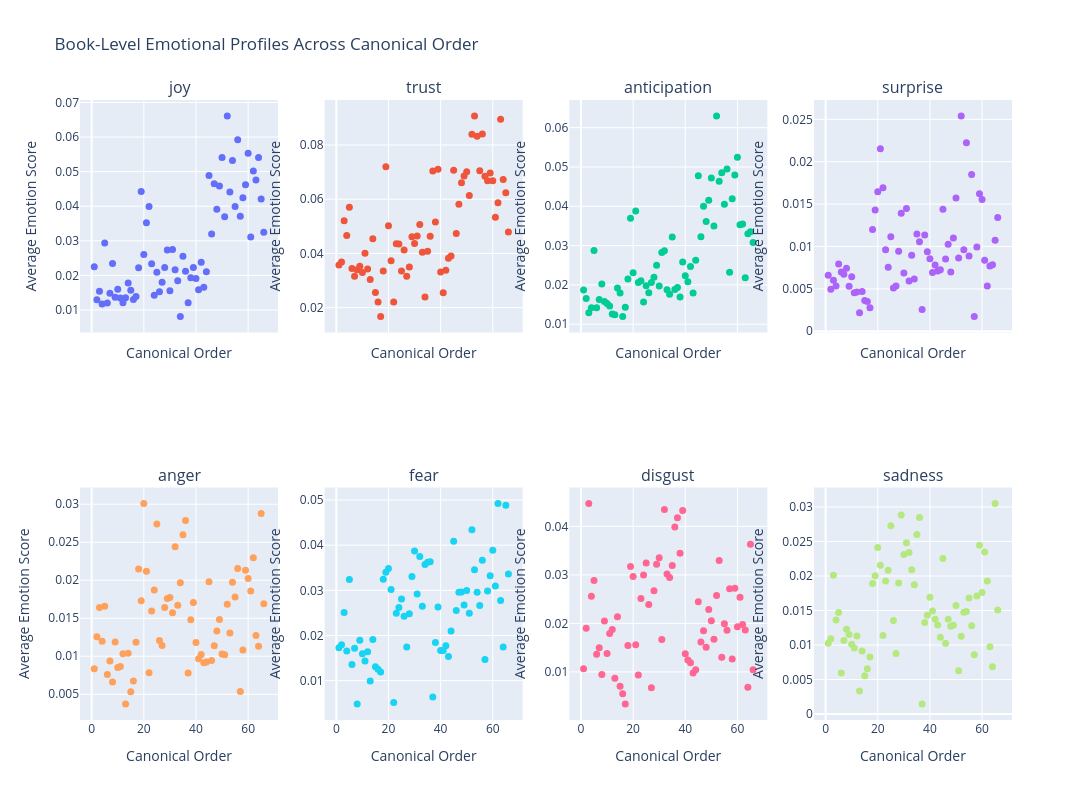

Here is the notebook cell this chart was saved with:
### Markdown cell above
Across canonical order, the strongest and most structurally meaningful pattern appears in joy. While the correlation is strongly positive, the visual pattern is not simply a smooth increase from beginning to end. Instead, the Old Testament books cluster at relatively low joy levels, and the Gospels and Acts remain close to that same range. The major shift occurs after Acts, where the remainder of the New Testament shows a clear upward jump in average joy. In other words, the emotional break is not between the Old and New Testaments as a whole, but between the narrative material of the Gospels and Acts and the later epistolary material. The rest of the New Testament sustains noticeably higher joy levels, forming a distinct upper cluster in the plot. This clustering structure explains the high correlation value: the relationship is driven by a structural step change rather than gradual drift.

Anticipation and trust follow a similar though slightly smoother pattern. Both emotions show strong positive correlations with canonical order, indicating that later books tend to carry higher levels of these forward-looking and affirmational tones. However, unlike joy, the increase appears more gradual across canonical progression, with less sharply defined clustering. The New Testament still trends higher overall, but the separation is less step-like and more continuous.

Fear also increases across canonical order, though more moderately. This suggests that later books are not simply more positive in tone, but may exhibit greater emotional intensity overall. The rise in fear in later canonical material likely reflects apocalyptic and eschatological themes, which intensify emotional language even while positive emotions increase.

Anger, sadness, and disgust do not show strong structural trends. Their correlations are weak or non-significant, and their plots appear more dispersed without clear clustering by canonical division. This indicates that not all emotional dimensions track canonical order in the same way. The strongest canonical structuring occurs in positive affect, especially joy, where the primary interpretive insight is the post-Acts jump into a distinctly higher emotional register in the later New Testament.

### Code cell
import os

graph_path = "/Users/nicholasthornton/Downloads/DS 5001/DS-5001-Bible-Analysis-Final-Project/graphs"

save_file = os.path.join(
    graph_path,
    "25_riff_2_book_level_emotional_profiles.html"
)

fig.write_html(save_file)

fig.show()

print("Saved to:", save_file)

### Figure 1 — Plotly figure (JSON) as saved in the notebook; plotly's stock layout.template omitted (floating-point values rounded to 4 significant figures)
{"data": [{"hovertemplate": "Book: %{text}<br>Joy: %{y:.4f}<extra></extra>", "marker": {"size": 7}, "mode": "markers", "text": ["Genesis", "Exodus", "Leviticus", "Numbers", "Deuteronomy", "Joshua", "Judges", "Ruth", "1 Samuel", "2 Samuel", "1 Kings", "2 Kings", "1 Chronicles", "2 Chronicles", "Ezra", "Nehemiah", "Esther", "Job", "Psalms", "Proverbs", "Ecclesiastes", "Song of Solomon", "Isaiah", "Jeremiah", "Lamentations", "Ezekiel", "Daniel", "Hosea", "Joel", "Amos", "Obadiah", "Jonah", "Micah", "Nahum", "Habakkuk", "Zephaniah", "Haggai", "Zechariah", "Malachi", "Matthew", "Mark", "Luke", "John", "Acts", "Romans", "1 Corinthians", "2 Corinthians", "Galatians", "Ephesians", "Philippians", "Colossians", "1 Thessalonians", "2 Thessalonians", "1 Timothy", "2 Timothy", "Titus", "Philemon", "Hebrews", "James", "1 Peter", "2 Peter", "1 John", "2 John", "3 John", "Jude", "Revelation"], "type": "scatter", "x": [1, 2, 3, 4, 5, 6, 7, 8, 9, 10, 11, 12, 13, 14, 15, 16, 17, 18, 19, 20, 21, 22, 23, 24, 25, 26, 27, 28, 29, 30, 31, 32, 33, 34, 35, 36, 37, 38, 39, 40, 41, 42, 43, 44, 45, 46, 47, 48, 49, 50, 51, 52, 53, 54, 55, 56, 57, 58, 59, 60, 61, 62, 63, 64, 65, 66], "xaxis": "x", "y": [0.02253, 0.01299, 0.0154, 0.01174, 0.0294, 0.01205, 0.01483, 0.02346, 0.01371, 0.01597, 0.01343, 0.01209, 0.01353, 0.01778, 0.01571, 0.01303, 0.01393, 0.0222, 0.04427, 0.02602, 0.03522, 0.03993, 0.02335, 0.01429, 0.02094, 0.01524, 0.01799, 0.0223, 0.02738, 0.01556, 0.02748, 0.0216, 0.01843, 0.008116, 0.02554, 0.02118, 0.01206, 0.01934, 0.0223, 0.01912, 0.01585, 0.02379, 0.01658, 0.02103, 0.04885, 0.03195, 0.04653, 0.03916, 0.04582, 0.0541, 0.03693, 0.06608, 0.04415, 0.05321, 0.03991, 0.05921, 0.03711, 0.04246, 0.0462, 0.05534, 0.03111, 0.05018, 0.04758, 0.05406, 0.04212, 0.03248], "yaxis": "y"}, {"hovertemplate": "Book: %{text}<br>Trust: %{y:.4f}<extra></extra>", "marker": {"size": 7}, "mode": "markers", "text": ["Genesis", "Exodus", "Leviticus", "Numbers", "Deuteronomy", "Joshua", "Judges", "Ruth", "1 Samuel", "2 Samuel", "1 Kings", "2 Kings", "1 Chronicles", "2 Chronicles", "Ezra", "Nehemiah", "Esther", "Job", "Psalms", "Proverbs", "Ecclesiastes", "Song of Solomon", "Isaiah", "Jeremiah", "Lamentations", "Ezekiel", "Daniel", "Hosea", "Joel", "Amos", "Obadiah", "Jonah", "Micah", "Nahum", "Habakkuk", "Zephaniah", "Haggai", "Zechariah", "Malachi", "Matthew", "Mark", "Luke", "John", "Acts", "Romans", "1 Corinthians", "2 Corinthians", "Galatians", "Ephesians", "Philippians", "Colossians", "1 Thessalonians", "2 Thessalonians", "1 Timothy", "2 Timothy", "Titus", "Philemon", "Hebrews", "James", "1 Peter", "2 Peter", "1 John", "2 John", "3 John", "Jude", "Revelation"], "type": "scatter", "x": [1, 2, 3, 4, 5, 6, 7, 8, 9, 10, 11, 12, 13, 14, 15, 16, 17, 18, 19, 20, 21, 22, 23, 24, 25, 26, 27, 28, 29, 30, 31, 32, 33, 34, 35, 36, 37, 38, 39, 40, 41, 42, 43, 44, 45, 46, 47, 48, 49, 50, 51, 52, 53, 54, 55, 56, 57, 58, 59, 60, 61, 62, 63, 64, 65, 66], "xaxis": "x2", "y": [0.03577, 0.03685, 0.0521, 0.04661, 0.05706, 0.03446, 0.03161, 0.03395, 0.03527, 0.03293, 0.04008, 0.03424, 0.03043, 0.04541, 0.02559, 0.02205, 0.01674, 0.03349, 0.07198, 0.0502, 0.03729, 0.02207, 0.04359, 0.04348, 0.03356, 0.04125, 0.03162, 0.03503, 0.04614, 0.04366, 0.04642, 0.05072, 0.04047, 0.02393, 0.04078, 0.04631, 0.07047, 0.05157, 0.07105, 0.0332, 0.02552, 0.03378, 0.0382, 0.03903, 0.07069, 0.04737, 0.05811, 0.06608, 0.06861, 0.07016, 0.06136, 0.084, 0.09071, 0.08328, 0.07052, 0.08406, 0.06846, 0.06686, 0.06967, 0.06681, 0.05336, 0.05868, 0.08948, 0.0673, 0.0624, 0.04792], "yaxis": "y2"}, {"hovertemplate": "Book: %{text}<br>Anticipation: %{y:.4f}<extra></extra>", "marker": {"size": 7}, "mode": "markers", "text": ["Genesis", "Exodus", "Leviticus", "Numbers", "Deuteronomy", "Joshua", "Judges", "Ruth", "1 Samuel", "2 Samuel", "1 Kings", "2 Kings", "1 Chronicles", "2 Chronicles", "Ezra", "Nehemiah", "Esther", "Job", "Psalms", "Proverbs", "Ecclesiastes", "Song of Solomon", "Isaiah", "Jeremiah", "Lamentations", "Ezekiel", "Daniel", "Hosea", "Joel", "Amos", "Obadiah", "Jonah", "Micah", "Nahum", "Habakkuk", "Zephaniah", "Haggai", "Zechariah", "Malachi", "Matthew", "Mark", "Luke", "John", "Acts", "Romans", "1 Corinthians", "2 Corinthians", "Galatians", "Ephesians", "Philippians", "Colossians", "1 Thessalonians", "2 Thessalonians", "1 Timothy", "2 Timothy", "Titus", "Philemon", "Hebrews", "James", "1 Peter", "2 Peter", "1 John", "2 John", "3 John", "Jude", "Revelation"], "type": "scatter", "x": [1, 2, 3, 4, 5, 6, 7, 8, 9, 10, 11, 12, 13, 14, 15, 16, 17, 18, 19, 20, 21, 22, 23, 24, 25, 26, 27, 28, 29, 30, 31, 32, 33, 34, 35, 36, 37, 38, 39, 40, 41, 42, 43, 44, 45, 46, 47, 48, 49, 50, 51, 52, 53, 54, 55, 56, 57, 58, 59, 60, 61, 62, 63, 64, 65, 66], "xaxis": "x3", "y": [0.01871, 0.01654, 0.0129, 0.01421, 0.02876, 0.01415, 0.0163, 0.02025, 0.01579, 0.01528, 0.01465, 0.0126, 0.01242, 0.01922, 0.01793, 0.01196, 0.0143, 0.0215, 0.03694, 0.02306, 0.03878, 0.0206, 0.02105, 0.01566, 0.01979, 0.01798, 0.02061, 0.02196, 0.02501, 0.01971, 0.02826, 0.02867, 0.01873, 0.01764, 0.03217, 0.01885, 0.01931, 0.01689, 0.02584, 0.02234, 0.02079, 0.02466, 0.01792, 0.02627, 0.04775, 0.03226, 0.03999, 0.0361, 0.04153, 0.04721, 0.03499, 0.06297, 0.04636, 0.04852, 0.04051, 0.04951, 0.02321, 0.04195, 0.04793, 0.05246, 0.03527, 0.03549, 0.02183, 0.03302, 0.0335, 0.03076], "yaxis": "y3"}, {"hovertemplate": "Book: %{text}<br>Surprise: %{y:.4f}<extra></extra>", "marker": {"size": 7}, "mode": "markers", "text": ["Genesis", "Exodus", "Leviticus", "Numbers", "Deuteronomy", "Joshua", "Judges", "Ruth", "1 Samuel", "2 Samuel", "1 Kings", "2 Kings", "1 Chronicles", "2 Chronicles", "Ezra", "Nehemiah", "Esther", "Job", "Psalms", "Proverbs", "Ecclesiastes", "Song of Solomon", "Isaiah", "Jeremiah", "Lamentations", "Ezekiel", "Daniel", "Hosea", "Joel", "Amos", "Obadiah", "Jonah", "Micah", "Nahum", "Habakkuk", "Zephaniah", "Haggai", "Zechariah", "Malachi", "Matthew", "Mark", "Luke", "John", "Acts", "Romans", "1 Corinthians", "2 Corinthians", "Galatians", "Ephesians", "Philippians", "Colossians", "1 Thessalonians", "2 Thessalonians", "1 Timothy", "2 Timothy", "Titus", "Philemon", "Hebrews", "James", "1 Peter", "2 Peter", "1 John", "2 John", "3 John", "Jude", "Revelation"], "type": "scatter", "x": [1, 2, 3, 4, 5, 6, 7, 8, 9, 10, 11, 12, 13, 14, 15, 16, 17, 18, 19, 20, 21, 22, 23, 24, 25, 26, 27, 28, 29, 30, 31, 32, 33, 34, 35, 36, 37, 38, 39, 40, 41, 42, 43, 44, 45, 46, 47, 48, 49, 50, 51, 52, 53, 54, 55, 56, 57, 58, 59, 60, 61, 62, 63, 64, 65, 66], "xaxis": "x4", "y": [0.006596, 0.004941, 0.006017, 0.005332, 0.007938, 0.006986, 0.006738, 0.007426, 0.005296, 0.006427, 0.004538, 0.004615, 0.002172, 0.004675, 0.003635, 0.003502, 0.00277, 0.01201, 0.01431, 0.01645, 0.02153, 0.01693, 0.009599, 0.007549, 0.01115, 0.005116, 0.005329, 0.00943, 0.01391, 0.006863, 0.01448, 0.005942, 0.008976, 0.006167, 0.01146, 0.01056, 0.00256, 0.01134, 0.009385, 0.008544, 0.006929, 0.0078, 0.007111, 0.007248, 0.0144, 0.00852, 0.01026, 0.006999, 0.01101, 0.01571, 0.008642, 0.02539, 0.009618, 0.02224, 0.008876, 0.01848, 0.001739, 0.009939, 0.01623, 0.01553, 0.008368, 0.005351, 0.007692, 0.007849, 0.01074, 0.0134], "yaxis": "y4"}, {"hovertemplate": "Book: %{text}<br>Anger: %{y:.4f}<extra></extra>", "marker": {"size": 7}, "mode": "markers", "text": ["Genesis", "Exodus", "Leviticus", "Numbers", "Deuteronomy", "Joshua", "Judges", "Ruth", "1 Samuel", "2 Samuel", "1 Kings", "2 Kings", "1 Chronicles", "2 Chronicles", "Ezra", "Nehemiah", "Esther", "Job", "Psalms", "Proverbs", "Ecclesiastes", "Song of Solomon", "Isaiah", "Jeremiah", "Lamentations", "Ezekiel", "Daniel", "Hosea", "Joel", "Amos", "Obadiah", "Jonah", "Micah", "Nahum", "Habakkuk", "Zephaniah", "Haggai", "Zechariah", "Malachi", "Matthew", "Mark", "Luke", "John", "Acts", "Romans", "1 Corinthians", "2 Corinthians", "Galatians", "Ephesians", "Philippians", "Colossians", "1 Thessalonians", "2 Thessalonians", "1 Timothy", "2 Timothy", "Titus", "Philemon", "Hebrews", "James", "1 Peter", "2 Peter", "1 John", "2 John", "3 John", "Jude", "Revelation"], "type": "scatter", "x": [1, 2, 3, 4, 5, 6, 7, 8, 9, 10, 11, 12, 13, 14, 15, 16, 17, 18, 19, 20, 21, 22, 23, 24, 25, 26, 27, 28, 29, 30, 31, 32, 33, 34, 35, 36, 37, 38, 39, 40, 41, 42, 43, 44, 45, 46, 47, 48, 49, 50, 51, 52, 53, 54, 55, 56, 57, 58, 59, 60, 61, 62, 63, 64, 65, 66], "xaxis": "x5", "y": [0.008352, 0.01256, 0.0164, 0.01199, 0.01657, 0.007611, 0.009394, 0.006611, 0.01189, 0.008509, 0.008659, 0.01034, 0.003722, 0.01039, 0.005336, 0.006761, 0.01184, 0.02148, 0.01732, 0.0301, 0.02118, 0.007819, 0.01596, 0.01873, 0.02741, 0.01207, 0.01142, 0.01642, 0.01762, 0.01772, 0.01573, 0.02442, 0.01672, 0.01966, 0.026, 0.02786, 0.007816, 0.0148, 0.01707, 0.01182, 0.009691, 0.01024, 0.009143, 0.009262, 0.01981, 0.009437, 0.01138, 0.01331, 0.01483, 0.01029, 0.01019, 0.01684, 0.01305, 0.01972, 0.0178, 0.02153, 0.005353, 0.01083, 0.02131, 0.02023, 0.0186, 0.02295, 0.01272, 0.01133, 0.02879, 0.01691], "yaxis": "y5"}, {"hovertemplate": "Book: %{text}<br>Fear: %{y:.4f}<extra></extra>", "marker": {"size": 7}, "mode": "markers", "text": ["Genesis", "Exodus", "Leviticus", "Numbers", "Deuteronomy", "Joshua", "Judges", "Ruth", "1 Samuel", "2 Samuel", "1 Kings", "2 Kings", "1 Chronicles", "2 Chronicles", "Ezra", "Nehemiah", "Esther", "Job", "Psalms", "Proverbs", "Ecclesiastes", "Song of Solomon", "Isaiah", "Jeremiah", "Lamentations", "Ezekiel", "Daniel", "Hosea", "Joel", "Amos", "Obadiah", "Jonah", "Micah", "Nahum", "Habakkuk", "Zephaniah", "Haggai", "Zechariah", "Malachi", "Matthew", "Mark", "Luke", "John", "Acts", "Romans", "1 Corinthians", "2 Corinthians", "Galatians", "Ephesians", "Philippians", "Colossians", "1 Thessalonians", "2 Thessalonians", "1 Timothy", "2 Timothy", "Titus", "Philemon", "Hebrews", "James", "1 Peter", "2 Peter", "1 John", "2 John", "3 John", "Jude", "Revelation"], "type": "scatter", "x": [1, 2, 3, 4, 5, 6, 7, 8, 9, 10, 11, 12, 13, 14, 15, 16, 17, 18, 19, 20, 21, 22, 23, 24, 25, 26, 27, 28, 29, 30, 31, 32, 33, 34, 35, 36, 37, 38, 39, 40, 41, 42, 43, 44, 45, 46, 47, 48, 49, 50, 51, 52, 53, 54, 55, 56, 57, 58, 59, 60, 61, 62, 63, 64, 65, 66], "xaxis": "x6", "y": [0.01728, 0.01797, 0.02509, 0.01654, 0.03239, 0.01359, 0.01717, 0.004831, 0.01895, 0.01594, 0.01433, 0.01638, 0.009923, 0.01911, 0.01306, 0.0125, 0.01191, 0.03246, 0.03398, 0.03485, 0.03017, 0.005185, 0.02494, 0.02621, 0.02811, 0.02427, 0.01744, 0.02483, 0.03306, 0.03874, 0.02918, 0.03747, 0.02648, 0.03569, 0.03623, 0.03633, 0.006389, 0.01847, 0.0263, 0.01667, 0.01667, 0.01775, 0.01532, 0.021, 0.04084, 0.02553, 0.02958, 0.02964, 0.02673, 0.02995, 0.02492, 0.04339, 0.03458, 0.02955, 0.02664, 0.03664, 0.01467, 0.02985, 0.03324, 0.03888, 0.03094, 0.04923, 0.02775, 0.01744, 0.04885, 0.03363], "yaxis": "y6"}, {"hovertemplate": "Book: %{text}<br>Disgust: %{y:.4f}<extra></extra>", "marker": {"size": 7}, "mode": "markers", "text": ["Genesis", "Exodus", "Leviticus", "Numbers", "Deuteronomy", "Joshua", "Judges", "Ruth", "1 Samuel", "2 Samuel", "1 Kings", "2 Kings", "1 Chronicles", "2 Chronicles", "Ezra", "Nehemiah", "Esther", "Job", "Psalms", "Proverbs", "Ecclesiastes", "Song of Solomon", "Isaiah", "Jeremiah", "Lamentations", "Ezekiel", "Daniel", "Hosea", "Joel", "Amos", "Obadiah", "Jonah", "Micah", "Nahum", "Habakkuk", "Zephaniah", "Haggai", "Zechariah", "Malachi", "Matthew", "Mark", "Luke", "John", "Acts", "Romans", "1 Corinthians", "2 Corinthians", "Galatians", "Ephesians", "Philippians", "Colossians", "1 Thessalonians", "2 Thessalonians", "1 Timothy", "2 Timothy", "Titus", "Philemon", "Hebrews", "James", "1 Peter", "2 Peter", "1 John", "2 John", "3 John", "Jude", "Revelation"], "type": "scatter", "x": [1, 2, 3, 4, 5, 6, 7, 8, 9, 10, 11, 12, 13, 14, 15, 16, 17, 18, 19, 20, 21, 22, 23, 24, 25, 26, 27, 28, 29, 30, 31, 32, 33, 34, 35, 36, 37, 38, 39, 40, 41, 42, 43, 44, 45, 46, 47, 48, 49, 50, 51, 52, 53, 54, 55, 56, 57, 58, 59, 60, 61, 62, 63, 64, 65, 66], "xaxis": "x7", "y": [0.01065, 0.01899, 0.04471, 0.02559, 0.02886, 0.01366, 0.01497, 0.009451, 0.02049, 0.01378, 0.01792, 0.01874, 0.008702, 0.02138, 0.007048, 0.005497, 0.003393, 0.01543, 0.03172, 0.02969, 0.01562, 0.009389, 0.02515, 0.02995, 0.03246, 0.0239, 0.006724, 0.02674, 0.03217, 0.0335, 0.01667, 0.04348, 0.03018, 0.02945, 0.03191, 0.03988, 0.04178, 0.03448, 0.04326, 0.01374, 0.01247, 0.01189, 0.009803, 0.01046, 0.02445, 0.01617, 0.01847, 0.01511, 0.02287, 0.02053, 0.01672, 0.02573, 0.03297, 0.01304, 0.01995, 0.01861, 0.02714, 0.01269, 0.02724, 0.01933, 0.02536, 0.01978, 0.01864, 0.006844, 0.03631, 0.01046], "yaxis": "y7"}, {"hovertemplate": "Book: %{text}<br>Sadness: %{y:.4f}<extra></extra>", "marker": {"size": 7}, "mode": "markers", "text": ["Genesis", "Exodus", "Leviticus", "Numbers", "Deuteronomy", "Joshua", "Judges", "Ruth", "1 Samuel", "2 Samuel", "1 Kings", "2 Kings", "1 Chronicles", "2 Chronicles", "Ezra", "Nehemiah", "Esther", "Job", "Psalms", "Proverbs", "Ecclesiastes", "Song of Solomon", "Isaiah", "Jeremiah", "Lamentations", "Ezekiel", "Daniel", "Hosea", "Joel", "Amos", "Obadiah", "Jonah", "Micah", "Nahum", "Habakkuk", "Zephaniah", "Haggai", "Zechariah", "Malachi", "Matthew", "Mark", "Luke", "John", "Acts", "Romans", "1 Corinthians", "2 Corinthians", "Galatians", "Ephesians", "Philippians", "Colossians", "1 Thessalonians", "2 Thessalonians", "1 Timothy", "2 Timothy", "Titus", "Philemon", "Hebrews", "James", "1 Peter", "2 Peter", "1 John", "2 John", "3 John", "Jude", "Revelation"], "type": "scatter", "x": [1, 2, 3, 4, 5, 6, 7, 8, 9, 10, 11, 12, 13, 14, 15, 16, 17, 18, 19, 20, 21, 22, 23, 24, 25, 26, 27, 28, 29, 30, 31, 32, 33, 34, 35, 36, 37, 38, 39, 40, 41, 42, 43, 44, 45, 46, 47, 48, 49, 50, 51, 52, 53, 54, 55, 56, 57, 58, 59, 60, 61, 62, 63, 64, 65, 66], "xaxis": "x8", "y": [0.01026, 0.01091, 0.02012, 0.01362, 0.0147, 0.005948, 0.01066, 0.01228, 0.01152, 0.01013, 0.009584, 0.01132, 0.003333, 0.009147, 0.00556, 0.006581, 0.00828, 0.01893, 0.02003, 0.02411, 0.02156, 0.01139, 0.01926, 0.02082, 0.02728, 0.01354, 0.008776, 0.019, 0.02883, 0.02312, 0.0248, 0.0234, 0.02089, 0.01874, 0.02602, 0.02847, 0.001462, 0.01327, 0.01431, 0.01692, 0.01495, 0.01372, 0.01291, 0.01112, 0.02252, 0.01025, 0.01374, 0.01271, 0.01287, 0.01572, 0.006277, 0.01127, 0.01474, 0.01486, 0.0168, 0.0128, 0.008591, 0.01711, 0.02444, 0.01759, 0.02346, 0.01927, 0.009763, 0.006844, 0.0305, 0.01506], "yaxis": "y8"}], "layout": {"annotations": [{"font": {"size": 16}, "showarrow": false, "text": "joy", "x": 0.1062, "xanchor": "center", "xref": "paper", "y": 1, "yanchor": "bottom", "yref": "paper"}, {"font": {"size": 16}, "showarrow": false, "text": "trust", "x": 0.3688, "xanchor": "center", "xref": "paper", "y": 1, "yanchor": "bottom", "yref": "paper"}, {"font": {"size": 16}, "showarrow": false, "text": "anticipation", "x": 0.6313, "xanchor": "center", "xref": "paper", "y": 1, "yanchor": "bottom", "yref": "paper"}, {"font": {"size": 16}, "showarrow": false, "text": "surprise", "x": 0.8938, "xanchor": "center", "xref": "paper", "y": 1, "yanchor": "bottom", "yref": "paper"}, {"font": {"size": 16}, "showarrow": false, "text": "anger", "x": 0.1062, "xanchor": "center", "xref": "paper", "y": 0.375, "yanchor": "bottom", "yref": "paper"}, {"font": {"size": 16}, "showarrow": false, "text": "fear", "x": 0.3688, "xanchor": "center", "xref": "paper", "y": 0.375, "yanchor": "bottom", "yref": "paper"}, {"font": {"size": 16}, "showarrow": false, "text": "disgust", "x": 0.6313, "xanchor": "center", "xref": "paper", "y": 0.375, "yanchor": "bottom", "yref": "paper"}, {"font": {"size": 16}, "showarrow": false, "text": "sadness", "x": 0.8938, "xanchor": "center", "xref": "paper", "y": 0.375, "yanchor": "bottom", "yref": "paper"}], "height": 800, "showlegend": false, "title": {"text": "Book-Level Emotional Profiles Across Canonical Order"}, "width": 1400, "xaxis": {"anchor": "y", "domain": [0, 0.2125], "matches": "x5", "showticklabels": false, "title": {"text": "Canonical Order"}}, "xaxis2": {"anchor": "y2", "domain": [0.2625, 0.475], "matches": "x6", "showticklabels": false, "title": {"text": "Canonical Order"}}, "xaxis3": {"anchor": "y3", "domain": [0.525, 0.7375], "matches": "x7", "showticklabels": false, "title": {"text": "Canonical Order"}}, "xaxis4": {"anchor": "y4", "domain": [0.7875, 1], "matches": "x8", "showticklabels": false, "title": {"text": "Canonical Order"}}, "xaxis5": {"anchor": "y5", "domain": [0, 0.2125], "title": {"text": "Canonical Order"}}, "xaxis6": {"anchor": "y6", "domain": [0.2625, 0.475], "title": {"text": "Canonical Order"}}, "xaxis7": {"anchor": "y7", "domain": [0.525, 0.7375], "title": {"text": "Canonical Order"}}, "xaxis8": {"anchor": "y8", "domain": [0.7875, 1], "title": {"text": "Canonical Order"}}, "yaxis": {"anchor": "x", "domain": [0.625, 1], "title": {"text": "Average Emotion Score"}}, "yaxis2": {"anchor": "x2", "domain": [0.625, 1], "title": {"text": "Average Emotion Score"}}, "yaxis3": {"anchor": "x3", "domain": [0.625, 1], "title": {"text": "Average Emotion Score"}}, "yaxis4": {"anchor": "x4", "domain": [0.625, 1], "title": {"text": "Average Emotion Score"}}, "yaxis5": {"anchor": "x5", "domain": [0, 0.375], "title": {"text": "Average Emotion Score"}}, "yaxis6": {"anchor": "x6", "domain": [0, 0.375], "title": {"text": "Average Emotion Score"}}, "yaxis7": {"anchor": "x7", "domain": [0, 0.375], "title": {"text": "Average Emotion Score"}}, "yaxis8": {"anchor": "x8", "domain": [0, 0.375], "title": {"text": "Average Emotion Score"}}}}
